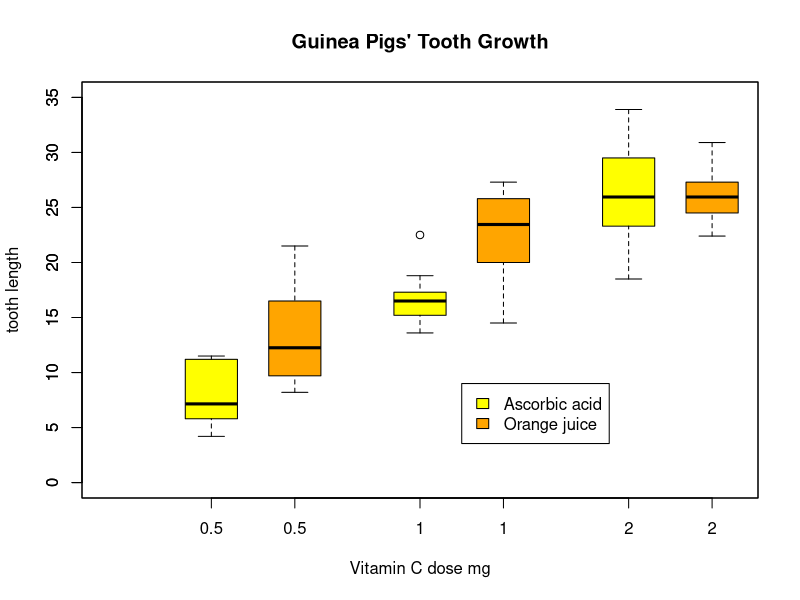
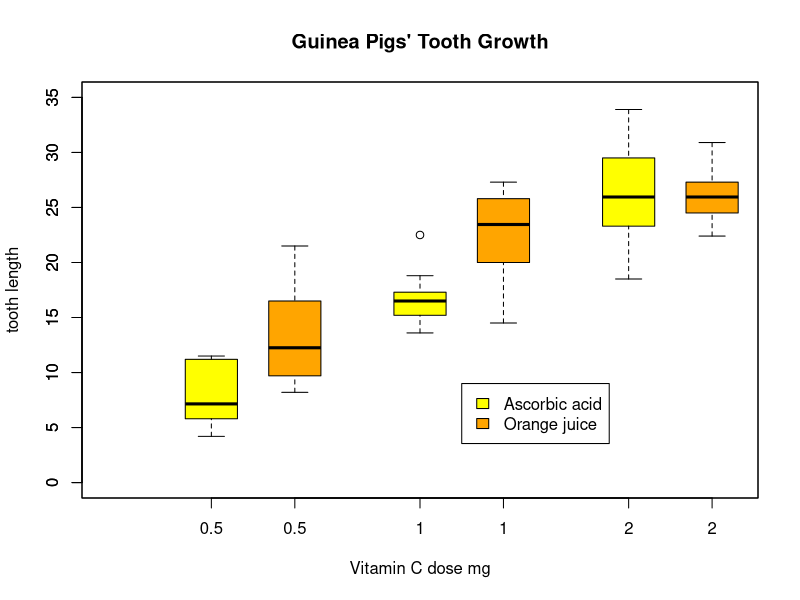

The R source for these figures, in order:


with(mtcars, mpg[cyl == 8  &  disp > 350])
# is the same as, but nicer than
mtcars$mpg[mtcars$cyl == 8  &  mtcars$disp > 350]

require(stats); require(graphics)

# examples from glm:
with(data.frame(u = c(5,10,15,20,30,40,60,80,100),
                lot1 = c(118,58,42,35,27,25,21,19,18),
                lot2 = c(69,35,26,21,18,16,13,12,12)),
     list(summary(glm(lot1 ~ log(u), family = Gamma)),
          summary(glm(lot2 ~ log(u), family = Gamma))))


aq <- within(airquality, {     # Notice that multiple vars can be changed
  lOzone <- log(Ozone)
  Month <- factor(month.abb[Month])
  cTemp <- round((Temp - 32) * 5/9, 1) # From Fahrenheit to Celsius
  S.cT <- Solar.R / cTemp  # using the newly created variable
  rm(Day, Temp)
})

head(aq)

# example from boxplot:
with(ToothGrowth, {
  boxplot(len ~ dose, boxwex = 0.25, at = 1:3 - 0.2,
          subset = (supp == "VC"), col = "yellow",
          main = "Guinea Pigs' Tooth Growth",
          xlab = "Vitamin C dose mg",
          ylab = "tooth length", ylim = c(0, 35))
  boxplot(len ~ dose, add = TRUE, boxwex = 0.25, at = 1:3 + 0.2,
          subset = supp == "OJ", col = "orange")
  legend(2, 9, c("Ascorbic acid", "Orange juice"),
         fill = c("yellow", "orange"))
})

# alternate form that avoids subset argument:
with(subset(ToothGrowth, supp == "VC"),
     boxplot(len ~ dose, boxwex = 0.25, at = 1:3 - 0.2,
             col = "yellow", main = "Guinea Pigs' Tooth Growth",
             xlab = "Vitamin C dose mg",
             ylab = "tooth length", ylim = c(0, 35)))

with(subset(ToothGrowth,  supp == "OJ"),
     boxplot(len ~ dose, add = TRUE, boxwex = 0.25, at = 1:3 + 0.2,
             col = "orange"))
legend(2, 9, c("Ascorbic acid", "Orange juice"),
       fill = c("yellow", "orange"))





